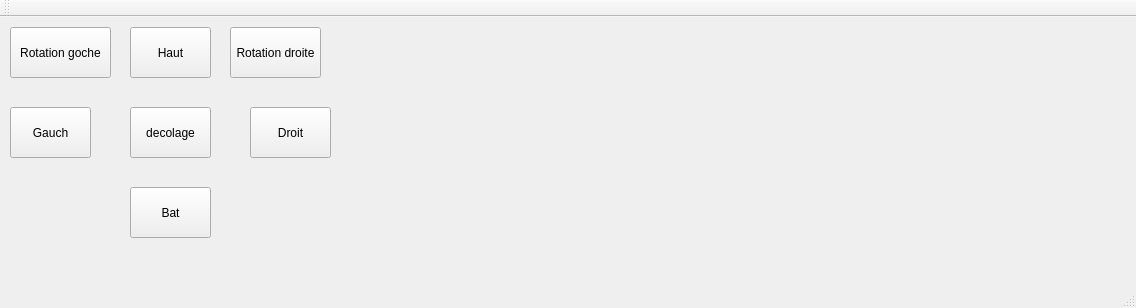
<?xml version="1.0" encoding="UTF-8"?>
<ui version="4.0">
 <class>MainWindow</class>
 <widget class="QMainWindow" name="MainWindow">
  <property name="geometry">
   <rect>
    <x>0</x>
    <y>0</y>
    <width>1136</width>
    <height>308</height>
   </rect>
  </property>
  <property name="windowTitle">
   <string>MainWindow</string>
  </property>
  <widget class="QWidget" name="centralWidget">
   <widget class="QPushButton" name="haut">
    <property name="geometry">
     <rect>
      <x>130</x>
      <y>10</y>
      <width>81</width>
      <height>51</height>
     </rect>
    </property>
    <property name="text">
     <string>Haut</string>
    </property>
   </widget>
   <widget class="QPushButton" name="bat">
    <property name="geometry">
     <rect>
      <x>130</x>
      <y>170</y>
      <width>81</width>
      <height>51</height>
     </rect>
    </property>
    <property name="text">
     <string>Bat</string>
    </property>
   </widget>
   <widget class="QPushButton" name="gauch">
    <property name="geometry">
     <rect>
      <x>10</x>
      <y>90</y>
      <width>81</width>
      <height>51</height>
     </rect>
    </property>
    <property name="text">
     <string>Gauch</string>
    </property>
   </widget>
   <widget class="QPushButton" name="droit">
    <property name="geometry">
     <rect>
      <x>250</x>
      <y>90</y>
      <width>81</width>
      <height>51</height>
     </rect>
    </property>
    <property name="text">
     <string>Droit</string>
    </property>
   </widget>
   <widget class="QPushButton" name="decolage">
    <property name="geometry">
     <rect>
      <x>130</x>
      <y>90</y>
      <width>81</width>
      <height>51</height>
     </rect>
    </property>
    <property name="text">
     <string>decolage</string>
    </property>
   </widget>
   <widget class="QPushButton" name="Rgoche">
    <property name="geometry">
     <rect>
      <x>10</x>
      <y>10</y>
      <width>101</width>
      <height>51</height>
     </rect>
    </property>
    <property name="text">
     <string>Rotation goche</string>
    </property>
   </widget>
   <widget class="QPushButton" name="Rdroit">
    <property name="geometry">
     <rect>
      <x>230</x>
      <y>10</y>
      <width>91</width>
      <height>51</height>
     </rect>
    </property>
    <property name="text">
     <string>Rotation droite</string>
    </property>
   </widget>
  </widget>
  <widget class="QMenuBar" name="menuBar">
   <property name="geometry">
    <rect>
     <x>0</x>
     <y>0</y>
     <width>1136</width>
     <height>23</height>
    </rect>
   </property>
  </widget>
  <widget class="QToolBar" name="mainToolBar">
   <attribute name="toolBarArea">
    <enum>TopToolBarArea</enum>
   </attribute>
   <attribute name="toolBarBreak">
    <bool>false</bool>
   </attribute>
  </widget>
  <widget class="QStatusBar" name="statusBar"/>
 </widget>
 <layoutdefault spacing="6" margin="11"/>
 <resources/>
 <connections/>
</ui>
